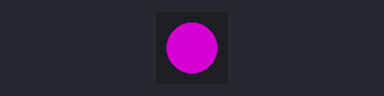
Simulated run of this sketch. Board: ESP32-S3. On the bench: 1 RGB LEDs in strip order, left to right. Dim RGB values are drawn brighter than linear; WiFi joins after 1.5 s; servers stay silent unless stated; I2S audio is not simulated (input reads silence); what the sketch prints to the serial monitor is not drawn.

Above: at 0.1 s.
At 1.1 s:
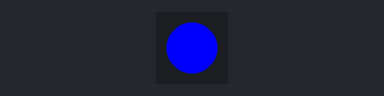
At 2.1 s:
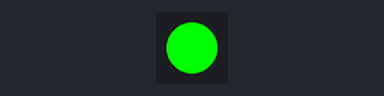
Timing chart, 0 to 3.6 s (numbered marks = the images above):
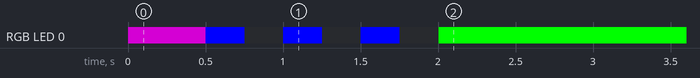

The sketch:

sending-INMP441-data-with-udp.ino
```cpp
#include <Arduino.h>
#include "driver/i2s.h" // INMP441↔ESP32 통신에 I2S 프로토콜을 사용하기 위한 라이브러리
#include <Adafruit_NeoPixel.h> // 보드 내장 LED 제어 라이브러리 포함

/* Wi-Fi 통신에 필요한 라이브러리 포함 */
#include <WiFi.h>
#include <WiFiUdp.h>

#define SR 16000 // 소리의 샘플링 레이트
#define I2S_PORT I2S_NUM_0
#define INMP441_SD_PIN 4 // INMP441의 SD가 연결된 핀 번호
#define INMP441_SCK_PIN 5 // INMP441의 SCK가 연결된 핀 번호
#define INMP441_WS_PIN 6 // INMP441의 WS가 연결된 핀 번호
#define CHUNK 256

#define LED_PIN 38
#define LED_COUNT 1
Adafruit_NeoPixel pixels(LED_COUNT, LED_PIN, NEO_GRB + NEO_KHZ800);

static const char PKT_MAGIC[] = "KPAY"; // 각 데이터 패킷의 시작 헤더
uint32_t seqL=0, seqR=0; // 패킷 순서 추적 카운터 설정

/* Wi-Fi 설정(ESP32가 접속할 Wi-Fi AP의 SSID, PASSWD) */
const char* ssid = "revegebox";
const char* password = "revegebox1";

/* Wi-Fi 설정(ESP32가 UDP 통신으로 데이터를 보낼 IP, PORT) */
const char* host = "10.136.164.41"; // 핫스팟으로부터 라즈베리 파이가 할당받은 IP
const uint16_t port = 12345;

/* Wi-Fi 설정(IP 수동 할당에 필요한 정보) */
IPAddress local_IP(10, 136, 164, 221);
IPAddress gateway(10, 136, 164, 85);
IPAddress subnet(255, 255, 255, 0);

WiFiUDP udp; // UDP 통신 객체 설정
bool wasConnected = false; // Wi-Fi 연결 상태 저장 변수

void setup() {
  Serial.begin(9600); // 시리얼 통신을 시작함(디버깅용)

  pixels.begin(); // NeoPixel 라이브러리 초기화
  pixels.setBrightness(255); // 밝기 설정 (0-255)
  pixels.setPixelColor(0, pixels.Color(128, 0, 128)); pixels.show(); // 보라색 점등
  delay(500);

  /* Wi-Fi 통신 설정 */
  if (!WiFi.config(local_IP, gateway, subnet)) Serial.println("STA Failed to configure");
  WiFi.mode(WIFI_STA); // EPS32를 클라이언트로 설정

  WiFi.begin(ssid, password); // ESP32를 Wi-Fi AP에 접속

  /* 시리얼 통신으로 Wi-Fi 연결 상태 확인 */
  Serial.print("Connecting to Wi-Fi...");
  while (WiFi.status() != WL_CONNECTED) {
    pixels.setPixelColor(0, pixels.Color(0, 0, 255)); pixels.show(); // 파란색 점등
    delay(250);
    pixels.clear(); pixels.show(); // LED 끄기
    delay(250);
    Serial.print(".");
  }

  Serial.println(" Connected!");
  Serial.print("IP address: "); Serial.println(WiFi.localIP()); // 할당받은 IP 주소 확인
  pixels.setPixelColor(0, pixels.Color(0, 255, 0)); pixels.show(); // 초록색 점등
  wasConnected = true; // Wi-Fi 연결 상태 최신화

  /* I2S 통신 설정 */
  i2s_config_t cfg = {
    .mode = (i2s_mode_t)(I2S_MODE_MASTER | I2S_MODE_RX),
    .sample_rate = SR,
    .bits_per_sample = I2S_BITS_PER_SAMPLE_32BIT,
    .channel_format = I2S_CHANNEL_FMT_RIGHT_LEFT,
  #if ESP_IDF_VERSION_MAJOR >= 5
    .communication_format = I2S_COMM_FORMAT_STAND_I2S,
  #else
    .communication_format = (i2s_comm_format_t)(I2S_COMM_FORMAT_I2S | I2S_COMM_FORMAT_I2S_MSB),
  #endif
    .intr_alloc_flags = 0,
    .dma_buf_count = 8,
    .dma_buf_len = CHUNK,
    .use_apll = false,
    .tx_desc_auto_clear = false,
    .fixed_mclk = 0
  };

  /* I2S 핀 설정 */
  i2s_pin_config_t pins = {
    .bck_io_num = INMP441_SCK_PIN,
    .ws_io_num = INMP441_WS_PIN,
    .data_out_num = -1,
    .data_in_num = INMP441_SD_PIN
  };

  /* I2S 드라이버를 설치하고 핀을 연결함 */
  i2s_driver_install(I2S_PORT, &cfg, 0, NULL);
  i2s_set_pin(I2S_PORT, &pins);
  i2s_zero_dma_buffer(I2S_PORT);
}

static inline int16_t conv32to16(int32_t v) {
  return (int16_t)(v >> 14);
}

void loop() {
  /* Wi-Fi 연결 상태 확인 후, Wi-Fi 연결이 끊어져 있으면 */
  if (WiFi.status() != WL_CONNECTED) {
    if (wasConnected) { // 이전에 Wi-Fi 연결이 되어 있었을 경우
      Serial.println("Wi-Fi connection lost!");
      pixels.setPixelColor(0, pixels.Color(255, 0, 0)); pixels.show(); // 빨간색 점등
      wasConnected = false; // Wi-Fi 연결 상태 최신화
    }
    delay(1000); // 1초 대기 후 재연결 시도 (자동 재연결은 WiFi 라이브러리가 처리)
    return; // 연결될 때까지 오디오 처리 중단
  }

  /* Wi-Fi 연결 끊어졌다가 다시 연결된 경우 */
  if (!wasConnected) { // 위 if문에서 wasConneted가 false로 저장됨
    Serial.println("Wi-Fi reconnected!");
    pixels.setPixelColor(0, pixels.Color(0, 255, 0)); // 초록색 점등
    pixels.show();
    wasConnected = true;
  }

  /* I2S 버퍼에서 오디오 데이터를 읽음(INMP441) */
  static int32_t ibuf[CHUNK*2];
  size_t nread=0;
  if (i2s_read(I2S_PORT, (void*)ibuf, sizeof(ibuf), &nread, portMAX_DELAY) != ESP_OK) return;
  /* 읽어온 데이터의 바이트 수가 nread 변수에 저장됨 */

  /* 32비트 데이터를 16비트로 변환하고 왼쪽 오른쪽 채널을 분리함 */
  int nframes = nread / (int)sizeof(int32_t) / 2; // 프레임 수 계산
  if (nframes <= 0) return;
  static int16_t L[CHUNK], R[CHUNK];
  for (int i = 0; i < nframes; i++){
    int32_t l = ibuf[2 * i + 0]; // 짝수 인덱스 = 왼쪽 채널
    int32_t r = ibuf[2 * i + 1]; // 홀수 인덱스 = 오른쪽 채널
    L[i] = conv32to16(l); // 32비트를 16비트로 변환
    R[i] = conv32to16(r); // 32비트를 16비트로 변환
  }

  uint16_t plen = (uint16_t)(nframes * sizeof(int16_t));
  uint8_t h[11];

  memcpy(h, PKT_MAGIC, 4);
  h[4] = 0; // 채널 ID 0 (라즈베리 파이에서 sid로 저장)
  memcpy(&h[5], &plen, 2);
  memcpy(&h[7], &seqL, 4);
  udp.beginPacket(host, port);
  udp.write(h, 11);
  udp.write((uint8_t*)L, plen);
  udp.endPacket();
  seqL++;

  memcpy(h, PKT_MAGIC, 4);
  h[4] = 1; // 채널 ID 1 (라즈베리 파이에서 sid로 저장)
  memcpy(&h[5], &plen, 2);
  memcpy(&h[7], &seqR, 4);
  udp.beginPacket(host, port);
  udp.write(h, 11);
  udp.write((uint8_t*)R, plen);
  udp.endPacket();
  seqR++;
}
```
